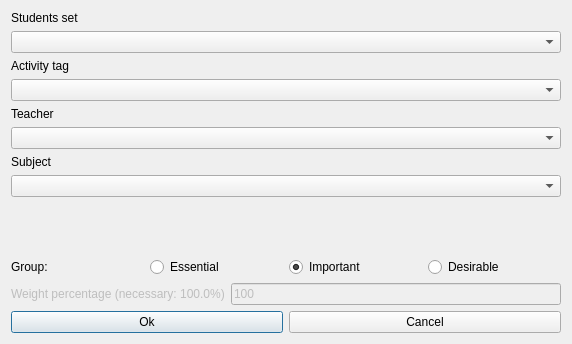
<?xml version="1.0" encoding="UTF-8"?>
<ui version="4.0">
 <class>ModifyConstraintActivitiesEndStudentsDayForm_template</class>
 <widget class="QDialog" name="ModifyConstraintActivitiesEndStudentsDayForm_template">
  <property name="geometry">
   <rect>
    <x>0</x>
    <y>0</y>
    <width>572</width>
    <height>344</height>
   </rect>
  </property>
  <property name="windowTitle">
   <string extracomment="This is the title of the dialog to modify a constraint of this type">Modify activities end students day</string>
  </property>
  <layout class="QVBoxLayout" name="verticalLayout_3">
   <item>
    <layout class="QVBoxLayout" name="verticalLayout_2">
     <item>
      <widget class="QLabel" name="studentsTextLabel">
       <property name="text">
        <string>Students set</string>
       </property>
       <property name="wordWrap">
        <bool>false</bool>
       </property>
      </widget>
     </item>
     <item>
      <widget class="QComboBox" name="studentsComboBox"/>
     </item>
     <item>
      <widget class="QLabel" name="activityTagsTextLabel">
       <property name="text">
        <string>Activity tag</string>
       </property>
       <property name="wordWrap">
        <bool>false</bool>
       </property>
      </widget>
     </item>
     <item>
      <widget class="QComboBox" name="activityTagsComboBox"/>
     </item>
    </layout>
   </item>
   <item>
    <layout class="QVBoxLayout" name="verticalLayout">
     <item>
      <widget class="QLabel" name="teachersTextLabel">
       <property name="text">
        <string>Teacher</string>
       </property>
       <property name="wordWrap">
        <bool>false</bool>
       </property>
      </widget>
     </item>
     <item>
      <widget class="QComboBox" name="teachersComboBox"/>
     </item>
     <item>
      <widget class="QLabel" name="subjectsTextLabel">
       <property name="text">
        <string>Subject</string>
       </property>
       <property name="wordWrap">
        <bool>false</bool>
       </property>
      </widget>
     </item>
     <item>
      <widget class="QComboBox" name="subjectsComboBox"/>
     </item>
    </layout>
   </item>
   <item>
    <spacer name="spacer3">
     <property name="orientation">
      <enum>Qt::Vertical</enum>
     </property>
     <property name="sizeType">
      <enum>QSizePolicy::Expanding</enum>
     </property>
     <property name="sizeHint" stdset="0">
      <size>
       <width>20</width>
       <height>71</height>
      </size>
     </property>
    </spacer>
   </item>
   <item>
    <layout class="QHBoxLayout" name="horizontalLayout_4">
     <item>
      <widget class="QLabel" name="groupTextLabel">
       <property name="text">
        <string>Group:</string>
       </property>
      </widget>
     </item>
     <item>
      <widget class="QRadioButton" name="essentialRadioButton">
       <property name="text">
        <string>Essential</string>
       </property>
      </widget>
     </item>
     <item>
      <widget class="QRadioButton" name="importantRadioButton">
       <property name="text">
        <string>Important</string>
       </property>
       <property name="checked">
        <bool>true</bool>
       </property>
      </widget>
     </item>
     <item>
      <widget class="QRadioButton" name="desirableRadioButton">
       <property name="text">
        <string>Desirable</string>
       </property>
      </widget>
     </item>
    </layout>
   </item>
   <item>
    <layout class="QHBoxLayout">
     <item>
      <widget class="QLabel" name="weightTextLabel">
       <property name="enabled">
        <bool>false</bool>
       </property>
       <property name="frameShape">
        <enum>QFrame::NoFrame</enum>
       </property>
       <property name="frameShadow">
        <enum>QFrame::Plain</enum>
       </property>
       <property name="text">
        <string>Weight percentage (necessary: 100.0%)</string>
       </property>
       <property name="wordWrap">
        <bool>false</bool>
       </property>
      </widget>
     </item>
     <item>
      <widget class="QLineEdit" name="weightLineEdit">
       <property name="enabled">
        <bool>false</bool>
       </property>
       <property name="text">
        <string notr="true">100</string>
       </property>
      </widget>
     </item>
    </layout>
   </item>
   <item>
    <layout class="QHBoxLayout">
     <item>
      <widget class="QPushButton" name="okPushButton">
       <property name="text">
        <string>Ok</string>
       </property>
      </widget>
     </item>
     <item>
      <widget class="QPushButton" name="cancelPushButton">
       <property name="text">
        <string>Cancel</string>
       </property>
      </widget>
     </item>
    </layout>
   </item>
  </layout>
 </widget>
 <layoutdefault spacing="6" margin="11"/>
 <resources/>
 <connections/>
</ui>
